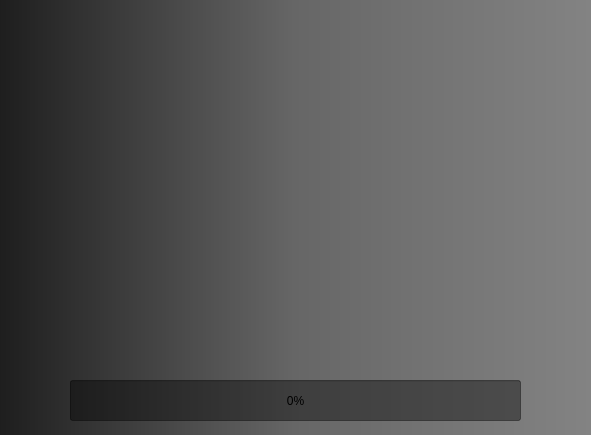
<?xml version="1.0" encoding="UTF-8"?>
<ui version="4.0">
 <class>frmSplashScreen</class>
 <widget class="QWidget" name="frmSplashScreen">
  <property name="windowModality">
   <enum>Qt::WindowModal</enum>
  </property>
  <property name="geometry">
   <rect>
    <x>0</x>
    <y>0</y>
    <width>591</width>
    <height>435</height>
   </rect>
  </property>
  <property name="minimumSize">
   <size>
    <width>591</width>
    <height>435</height>
   </size>
  </property>
  <property name="maximumSize">
   <size>
    <width>591</width>
    <height>435</height>
   </size>
  </property>
  <property name="font">
   <font>
    <weight>50</weight>
    <italic>false</italic>
    <bold>false</bold>
   </font>
  </property>
  <property name="windowTitle">
   <string/>
  </property>
  <property name="autoFillBackground">
   <bool>false</bool>
  </property>
  <property name="styleSheet">
   <string notr="true">#frmSplashScreen
{
	background-color: qlineargradient(spread:pad, x1:0, y1:0, x2:1, y2:0, stop:0 rgba(30,30, 30, 255), stop:0.497382 rgba(102, 102, 102, 255), stop:1 rgba(131, 131, 131, 255));

   font: &quot;URW Gothic L&quot;;
}

.QProgressBar
{	
	font: 45 14pt &quot;URW Gothic L&quot;;
	
	background-color: rgb(0, 0, 0, 100);
}</string>
  </property>
  <widget class="QProgressBar" name="pgbProgresso">
   <property name="geometry">
    <rect>
     <x>70</x>
     <y>380</y>
     <width>451</width>
     <height>41</height>
    </rect>
   </property>
   <property name="minimumSize">
    <size>
     <width>451</width>
     <height>41</height>
    </size>
   </property>
   <property name="maximumSize">
    <size>
     <width>451</width>
     <height>41</height>
    </size>
   </property>
   <property name="styleSheet">
    <string notr="true"/>
   </property>
   <property name="value">
    <number>0</number>
   </property>
   <property name="orientation">
    <enum>Qt::Horizontal</enum>
   </property>
   <property name="invertedAppearance">
    <bool>false</bool>
   </property>
  </widget>
  <widget class="QLabel" name="lblImagem">
   <property name="geometry">
    <rect>
     <x>0</x>
     <y>0</y>
     <width>591</width>
     <height>441</height>
    </rect>
   </property>
   <property name="styleSheet">
    <string notr="true">border-image: url(:/Imagens/Backgrounds/DataMusikLogo.png) 0 0 0 0 stretch stretch;</string>
   </property>
   <property name="text">
    <string/>
   </property>
  </widget>
 </widget>
 <resources/>
 <connections/>
 <designerdata>
  <property name="gridDeltaX">
   <number>10</number>
  </property>
  <property name="gridDeltaY">
   <number>10</number>
  </property>
  <property name="gridSnapX">
   <bool>true</bool>
  </property>
  <property name="gridSnapY">
   <bool>true</bool>
  </property>
  <property name="gridVisible">
   <bool>true</bool>
  </property>
 </designerdata>
</ui>
